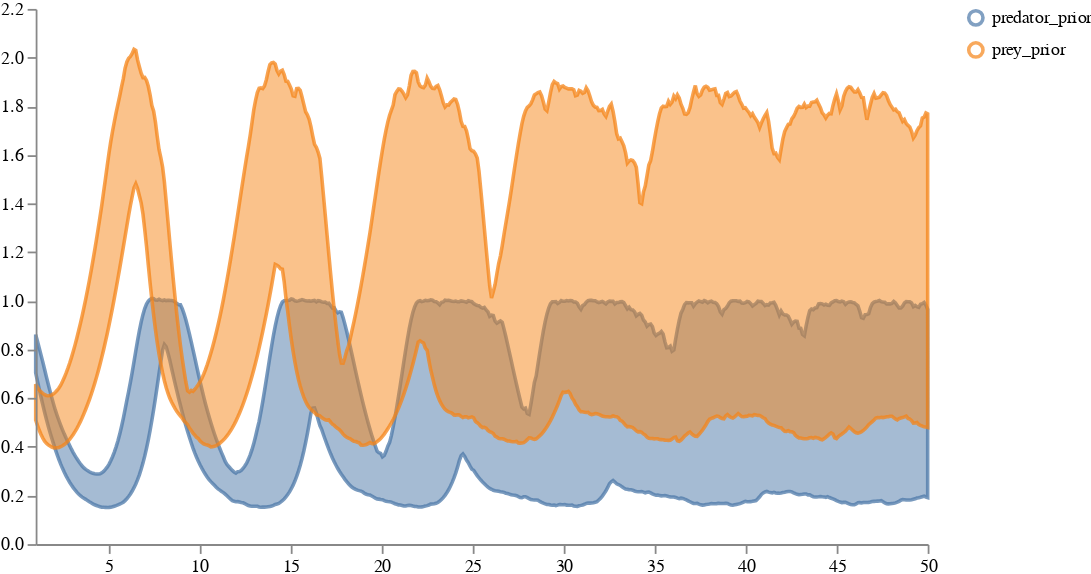

This figure's notebook cell:
### Code cell
prior_samples_df = convert_to_output_format(prior_samples,
                                            tspan, time_unit="years")
schema = plots.trajectories(prior_samples_df, 
                           keep=".*_sol",
                           relabel={"prey_population_sol": "prey_prior",
                                    "predator_population_sol": "predator_prior"})
plots.ipy_display(schema)

### Figure 1 — Vega specification as saved in the notebook (floating-point values rounded to 4 significant figures; data arrays with more than 128 entries replaced by an {"elided": "..."} marker saying what was removed)
{"$schema": "https://vega.github.io/schema/vega/v5.json", "axes": [{"name": "x_axis", "orient": "bottom", "scale": "xscale", "zindex": 100}, {"name": "y_axis", "orient": "left", "scale": "yscale", "zindex": 100}], "data": [{"name": "distributions", "values": {"elided": "1000 records"}}, {"name": "traces", "transform": [{"expr": "isValid(datum.value)", "type": "filter"}], "values": []}, {"name": "points", "values": []}, {"name": "markers", "values": []}, {"name": "selected", "on": [{"remove": true, "trigger": "clear"}, {"remove": true, "trigger": "!shift"}, {"insert": "clicked", "trigger": "!shift && clicked"}, {"toggle": "clicked", "trigger": "shift && clicked"}]}], "height": 300, "legends": [{"encode": {"labels": {"interactive": true, "name": "legendLabel", "update": {"opacity": [{"test": "!length(data('selected')) || indata('selected', 'value', datum.value)", "value": 1}, {"value": 0.25}]}}, "symbols": {"interactive": true, "name": "legendSymbol", "update": {"fill": {"value": "transparent"}, "opacity": [{"test": "!length(data('selected')) || indata('selected', 'value', datum.value)", "value": 0.7}, {"value": 0.15}], "size": {"value": 64}, "strokeWidth": {"value": 2}}}}, "name": "color_legend", "stroke": "color"}], "marks": [{"from": {"facet": {"data": "points", "groupby": "trajectory", "name": "points_split"}}, "marks": [{"encode": {"hover": {"fillOpacity": {"value": 0.9}}, "update": {"fill": {"field": "trajectory", "scale": "color"}, "fillOpacity": [{"test": "!length(data('selected')) || indata('selected', 'value', datum.trajectory)", "value": 0.5}, {"value": 0.15}], "size": {"value": 10}, "stroke": {"field": "trajectory", "scale": "color"}, "strokeOpacity": [{"test": "!length(data('selected')) || indata('selected', 'value', datum.trajectory)", "value": 0.75}, {"value": 0.15}], "strokeWidth": {"value": 2}, "tooltip": {"field": "value"}, "x": {"field": "timepoint", "scale": "xscale"}, "y": {"field": "value", "scale": "yscale"}}}, "from": {"data": "points"}, "name": "_points_symbol", "type": "symbol", "zindex": 3}, {"encode": {"hover": {"fillOpacity": {"value": 0.9}}, "update": {"interpolate": {"value": "linear"}, "stroke": {"field": "trajectory", "scale": "color"}, "strokeOpacity": [{"test": "!length(data('selected')) || indata('selected', 'value', datum.trajectory)", "value": 0.3}, {"value": 0.1}], "strokeWidth": {"value": 2}, "x": {"field": "timepoint", "scale": "xscale"}, "y": {"field": "value", "scale": "yscale"}}}, "from": {"data": "points"}, "name": "_points_line", "type": "line", "zindex": 3}], "name": "_points", "type": "group", "zindex": 3}, {"from": {"facet": {"data": "traces", "groupby": "trajectory", "name": "traces_split"}}, "marks": [{"encode": {"hover": {"fillOpacity": {"value": 0.9}}, "update": {"interpolate": {"value": "linear"}, "stroke": {"field": "trajectory", "scale": "color"}, "strokeOpacity": [{"test": "!length(data('selected')) || indata('selected', 'value', datum.trajectory)", "value": 0.75}, {"value": 0.15}], "strokeWidth": {"value": 2}, "x": {"field": "timepoint", "scale": "xscale"}, "y": {"field": "value", "scale": "yscale"}}}, "from": {"data": "traces_split"}, "name": "_traces_lines", "type": "line"}], "name": "_traces", "type": "group", "zindex": 2}, {"from": {"facet": {"data": "distributions", "groupby": "trajectory", "name": "trajectory_split"}}, "marks": [{"encode": {"hover": {"fillOpacity": {"value": 0.9}}, "update": {"fill": {"field": "trajectory", "scale": "color"}, "fillOpacity": [{"test": "!length(data('selected')) || indata('selected', 'value', datum.trajectory)", "value": 0.5}, {"value": 0.15}], "interpolate": {"value": "linear"}, "stroke": {"field": "trajectory", "scale": "color"}, "strokeOpacity": [{"test": "!length(data('selected')) || indata('selected', 'value', datum.trajectory)", "value": 0.75}, {"value": 0.15}], "strokeWidth": {"value": 2}, "x": {"field": "timepoint", "scale": "xscale"}, "y": {"field": "upper", "scale": "yscale"}, "y2": {"field": "lower", "scale": "yscale"}}}, "from": {"data": "trajectory_split"}, "type": "area"}], "name": "_distributions", "type": "group", "zindex": 1}, {"marks": [{"encode": {"enter": {"stroke": {"value": "lightgray"}}, "update": {"opacity": {"value": 1}, "x": {"field": "timepoint", "scale": "xscale"}, "y": {"signal": "height"}, "y2": {"value": 0}}}, "from": {"data": "markers"}, "name": "_marker text", "type": "rule"}, {"encode": {"enter": {"fontSize": {"value": 8}, "text": {"field": "datum.label"}, "y": {"value": 0}}}, "from": {"data": "_marker text"}, "name": "_marker flags", "transform": [{"as": ["x", "_y", "opacity", "align", "baseline"], "lineAnchor": "start", "offset": [1], "size": {"signal": "[width, height]"}, "type": "label"}], "type": "text"}], "name": "_markers", "type": "group"}], "scales": [{"domain": {"fields": [{"data": "distributions", "field": "timepoint"}, {"data": "traces", "field": "timepoint"}, {"data": "points", "field": "timepoint"}, {"data": "markers", "field": "timepoint"}]}, "name": "xscale", "range": "width", "type": "linear", "zero": false}, {"domain": {"fields": [{"data": "distributions", "field": "lower"}, {"data": "distributions", "field": "upper"}, {"data": "traces", "field": "value"}, {"data": "points", "field": "value"}]}, "name": "yscale", "nice": true, "range": "height", "type": "linear", "zero": true}, {"domain": {"fields": [{"data": "distributions", "field": "trajectory"}, {"data": "traces", "field": "trajectory"}, {"data": "points", "field": "trajectory"}]}, "name": "color", "range": "category", "type": "ordinal"}], "signals": [{"name": "clear", "on": [{"events": "mouseup[!event.item]", "force": true, "update": "true"}], "value": true}, {"name": "shift", "on": [{"events": "@legendSymbol:click, @legendLabel:click", "force": true, "update": "event.shiftKey"}], "value": false}, {"name": "clicked", "on": [{"events": "@legendSymbol:click, @legendLabel:click", "force": true, "update": "{value: datum.value}"}], "value": null}], "width": 500}
